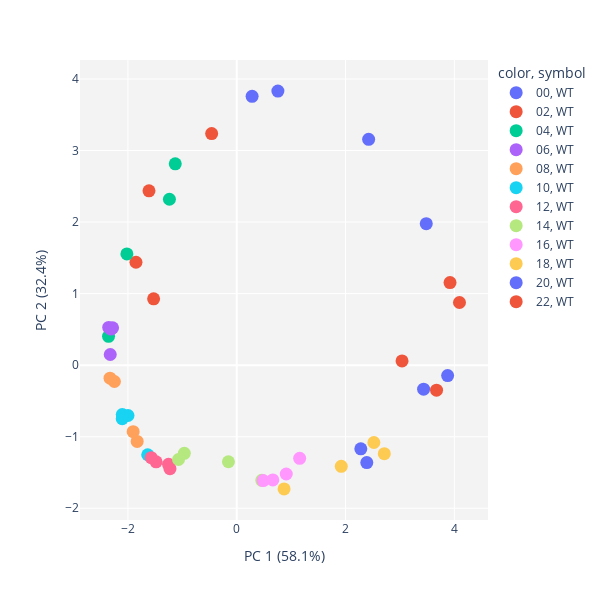
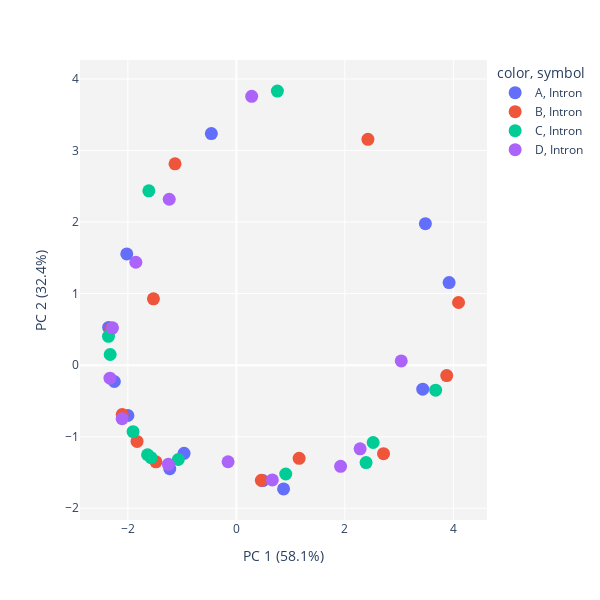
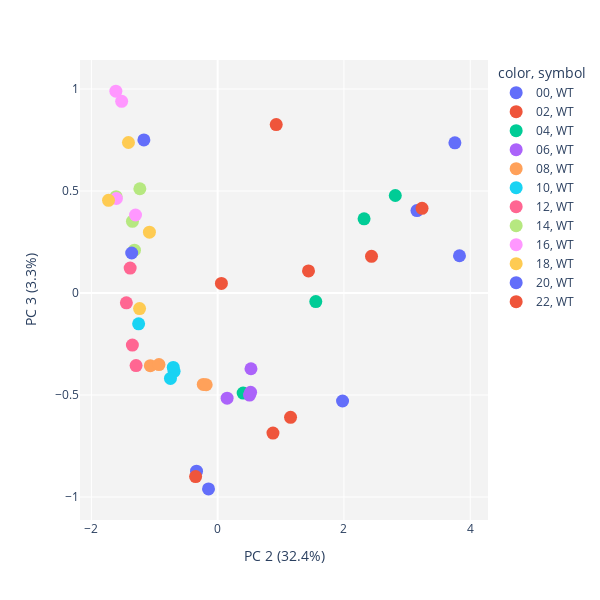
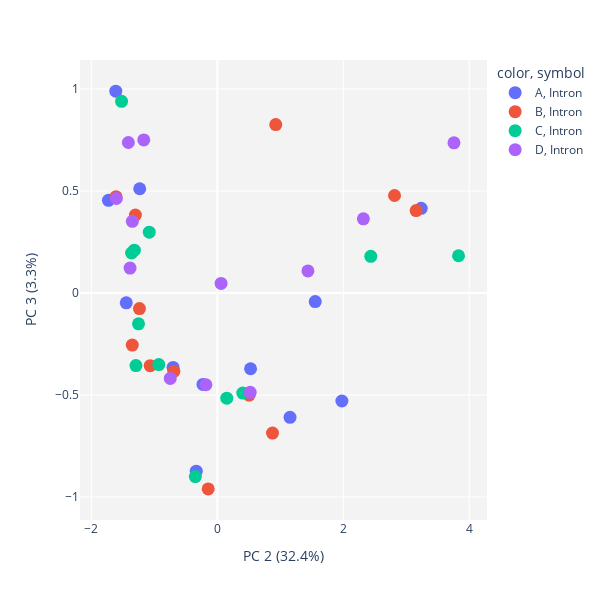

Notebook code for these charts, in order:
### Code cell
#Perform the PCA on introns
pca_introns = run_PCA(dat_intron, x_1=1, x_2=2, col='time', shape='condition', scale_d=True, log=False);
run_PCA(dat_intron, x_1=1, x_2=2, col='replicate', shape='feature', scale_d=True, log=False);

run_PCA(dat_intron, x_1=2, x_2=3, col='time', shape='condition', scale_d=True, log=False);
run_PCA(dat_intron, x_1=2, x_2=3, col='replicate', shape='feature', scale_d=True, log=False);

run_PCA(dat_intron, x_1=3, x_2=4, col='time', shape='condition', scale_d=True, log=False);
run_PCA(dat_intron, x_1=3, x_2=4, col='replicate', shape='feature', scale_d=True, log=False);

### Figure 1 — Plotly figure (JSON) as saved in the notebook; plotly's stock layout.template omitted (floating-point values rounded to 4 significant figures)
{"data": [{"hovertemplate": "color=00<br>symbol=WT<br>0=%{x}<br>1=%{y}<extra></extra>", "legendgroup": "00, WT", "marker": {"color": "#636efa", "size": 13, "symbol": "circle"}, "mode": "markers", "name": "00, WT", "orientation": "v", "showlegend": true, "type": "scatter", "x": [3.484, 2.424, 0.7563, 0.2822], "xaxis": "x", "y": [1.978, 3.157, 3.83, 3.757], "yaxis": "y"}, {"hovertemplate": "color=02<br>symbol=WT<br>0=%{x}<br>1=%{y}<extra></extra>", "legendgroup": "02, WT", "marker": {"color": "#EF553B", "size": 13, "symbol": "circle"}, "mode": "markers", "name": "02, WT", "orientation": "v", "showlegend": true, "type": "scatter", "x": [-0.4612, -1.528, -1.613, -1.852], "xaxis": "x", "y": [3.237, 0.9273, 2.437, 1.439], "yaxis": "y"}, {"hovertemplate": "color=04<br>symbol=WT<br>0=%{x}<br>1=%{y}<extra></extra>", "legendgroup": "04, WT", "marker": {"color": "#00cc96", "size": 13, "symbol": "circle"}, "mode": "markers", "name": "04, WT", "orientation": "v", "showlegend": true, "type": "scatter", "x": [-2.02, -1.13, -2.357, -1.238], "xaxis": "x", "y": [1.554, 2.813, 0.4036, 2.319], "yaxis": "y"}, {"hovertemplate": "color=06<br>symbol=WT<br>0=%{x}<br>1=%{y}<extra></extra>", "legendgroup": "06, WT", "marker": {"color": "#ab63fa", "size": 13, "symbol": "circle"}, "mode": "markers", "name": "06, WT", "orientation": "v", "showlegend": true, "type": "scatter", "x": [-2.354, -2.313, -2.326, -2.283], "xaxis": "x", "y": [0.5274, 0.5048, 0.1495, 0.5216], "yaxis": "y"}, {"hovertemplate": "color=08<br>symbol=WT<br>0=%{x}<br>1=%{y}<extra></extra>", "legendgroup": "08, WT", "marker": {"color": "#FFA15A", "size": 13, "symbol": "circle"}, "mode": "markers", "name": "08, WT", "orientation": "v", "showlegend": true, "type": "scatter", "x": [-2.249, -1.83, -1.904, -2.329], "xaxis": "x", "y": [-0.228, -1.066, -0.93, -0.182], "yaxis": "y"}, {"hovertemplate": "color=10<br>symbol=WT<br>0=%{x}<br>1=%{y}<extra></extra>", "legendgroup": "10, WT", "marker": {"color": "#19d3f3", "size": 13, "symbol": "circle"}, "mode": "markers", "name": "10, WT", "orientation": "v", "showlegend": true, "type": "scatter", "x": [-1.999, -2.104, -1.637, -2.105], "xaxis": "x", "y": [-0.7034, -0.6905, -1.252, -0.7477], "yaxis": "y"}, {"hovertemplate": "color=12<br>symbol=WT<br>0=%{x}<br>1=%{y}<extra></extra>", "legendgroup": "12, WT", "marker": {"color": "#FF6692", "size": 13, "symbol": "circle"}, "mode": "markers", "name": "12, WT", "orientation": "v", "showlegend": true, "type": "scatter", "x": [-1.228, -1.482, -1.572, -1.254], "xaxis": "x", "y": [-1.446, -1.351, -1.293, -1.386], "yaxis": "y"}, {"hovertemplate": "color=14<br>symbol=WT<br>0=%{x}<br>1=%{y}<extra></extra>", "legendgroup": "14, WT", "marker": {"color": "#B6E880", "size": 13, "symbol": "circle"}, "mode": "markers", "name": "14, WT", "orientation": "v", "showlegend": true, "type": "scatter", "x": [-0.9639, 0.4609, -1.07, -0.1528], "xaxis": "x", "y": [-1.233, -1.609, -1.318, -1.35], "yaxis": "y"}, {"hovertemplate": "color=16<br>symbol=WT<br>0=%{x}<br>1=%{y}<extra></extra>", "legendgroup": "16, WT", "marker": {"color": "#FF97FF", "size": 13, "symbol": "circle"}, "mode": "markers", "name": "16, WT", "orientation": "v", "showlegend": true, "type": "scatter", "x": [0.4853, 1.157, 0.9101, 0.6629], "xaxis": "x", "y": [-1.613, -1.301, -1.521, -1.604], "yaxis": "y"}, {"hovertemplate": "color=18<br>symbol=WT<br>0=%{x}<br>1=%{y}<extra></extra>", "legendgroup": "18, WT", "marker": {"color": "#FECB52", "size": 13, "symbol": "circle"}, "mode": "markers", "name": "18, WT", "orientation": "v", "showlegend": true, "type": "scatter", "x": [0.8701, 2.712, 2.521, 1.921], "xaxis": "x", "y": [-1.729, -1.237, -1.081, -1.413], "yaxis": "y"}, {"hovertemplate": "color=20<br>symbol=WT<br>0=%{x}<br>1=%{y}<extra></extra>", "legendgroup": "20, WT", "marker": {"color": "#636efa", "size": 13, "symbol": "circle"}, "mode": "markers", "name": "20, WT", "orientation": "v", "showlegend": true, "type": "scatter", "x": [3.435, 3.876, 2.39, 2.281], "xaxis": "x", "y": [-0.335, -0.1454, -1.362, -1.169], "yaxis": "y"}, {"hovertemplate": "color=22<br>symbol=WT<br>0=%{x}<br>1=%{y}<extra></extra>", "legendgroup": "22, WT", "marker": {"color": "#EF553B", "size": 13, "symbol": "circle"}, "mode": "markers", "name": "22, WT", "orientation": "v", "showlegend": true, "type": "scatter", "x": [3.921, 4.094, 3.672, 3.038], "xaxis": "x", "y": [1.154, 0.8759, -0.3492, 0.05914], "yaxis": "y"}], "layout": {"height": 600, "legend": {"title": {"text": "color, symbol"}, "tracegroupgap": 0}, "margin": {"t": 60}, "plot_bgcolor": "rgb(243,243,243)", "width": 600, "xaxis": {"anchor": "y", "domain": [0, 1], "title": {"text": "PC 1 (58.1%)"}}, "yaxis": {"anchor": "x", "domain": [0, 1], "title": {"text": "PC 2 (32.4%)"}}}}

### Figure 2 — Plotly figure (JSON) as saved in the notebook; plotly's stock layout.template omitted (floating-point values rounded to 4 significant figures)
{"data": [{"hovertemplate": "color=A<br>symbol=Intron<br>0=%{x}<br>1=%{y}<extra></extra>", "legendgroup": "A, Intron", "marker": {"color": "#636efa", "size": 13, "symbol": "circle"}, "mode": "markers", "name": "A, Intron", "orientation": "v", "showlegend": true, "type": "scatter", "x": [3.484, -0.4612, -2.02, -2.354, -2.249, -1.999, -1.228, -0.9639, 0.4853, 0.8701, 3.435, 3.921], "xaxis": "x", "y": [1.978, 3.237, 1.554, 0.5274, -0.228, -0.7034, -1.446, -1.233, -1.613, -1.729, -0.335, 1.154], "yaxis": "y"}, {"hovertemplate": "color=B<br>symbol=Intron<br>0=%{x}<br>1=%{y}<extra></extra>", "legendgroup": "B, Intron", "marker": {"color": "#EF553B", "size": 13, "symbol": "circle"}, "mode": "markers", "name": "B, Intron", "orientation": "v", "showlegend": true, "type": "scatter", "x": [2.424, -1.528, -1.13, -2.313, -1.83, -2.104, -1.482, 0.4609, 1.157, 2.712, 3.876, 4.094], "xaxis": "x", "y": [3.157, 0.9273, 2.813, 0.5048, -1.066, -0.6905, -1.351, -1.609, -1.301, -1.237, -0.1454, 0.8759], "yaxis": "y"}, {"hovertemplate": "color=C<br>symbol=Intron<br>0=%{x}<br>1=%{y}<extra></extra>", "legendgroup": "C, Intron", "marker": {"color": "#00cc96", "size": 13, "symbol": "circle"}, "mode": "markers", "name": "C, Intron", "orientation": "v", "showlegend": true, "type": "scatter", "x": [0.7563, -1.613, -2.357, -2.326, -1.904, -1.637, -1.572, -1.07, 0.9101, 2.521, 2.39, 3.672], "xaxis": "x", "y": [3.83, 2.437, 0.4036, 0.1495, -0.93, -1.252, -1.293, -1.318, -1.521, -1.081, -1.362, -0.3492], "yaxis": "y"}, {"hovertemplate": "color=D<br>symbol=Intron<br>0=%{x}<br>1=%{y}<extra></extra>", "legendgroup": "D, Intron", "marker": {"color": "#ab63fa", "size": 13, "symbol": "circle"}, "mode": "markers", "name": "D, Intron", "orientation": "v", "showlegend": true, "type": "scatter", "x": [0.2822, -1.852, -1.238, -2.283, -2.329, -2.105, -1.254, -0.1528, 0.6629, 1.921, 2.281, 3.038], "xaxis": "x", "y": [3.757, 1.439, 2.319, 0.5216, -0.182, -0.7477, -1.386, -1.35, -1.604, -1.413, -1.169, 0.05914], "yaxis": "y"}], "layout": {"height": 600, "legend": {"title": {"text": "color, symbol"}, "tracegroupgap": 0}, "margin": {"t": 60}, "plot_bgcolor": "rgb(243,243,243)", "width": 600, "xaxis": {"anchor": "y", "domain": [0, 1], "title": {"text": "PC 1 (58.1%)"}}, "yaxis": {"anchor": "x", "domain": [0, 1], "title": {"text": "PC 2 (32.4%)"}}}}

### Figure 3 — Plotly figure (JSON) as saved in the notebook; plotly's stock layout.template omitted (floating-point values rounded to 4 significant figures)
{"data": [{"hovertemplate": "color=00<br>symbol=WT<br>1=%{x}<br>2=%{y}<extra></extra>", "legendgroup": "00, WT", "marker": {"color": "#636efa", "size": 13, "symbol": "circle"}, "mode": "markers", "name": "00, WT", "orientation": "v", "showlegend": true, "type": "scatter", "x": [1.978, 3.157, 3.83, 3.757], "xaxis": "x", "y": [-0.5292, 0.4043, 0.1828, 0.7362], "yaxis": "y"}, {"hovertemplate": "color=02<br>symbol=WT<br>1=%{x}<br>2=%{y}<extra></extra>", "legendgroup": "02, WT", "marker": {"color": "#EF553B", "size": 13, "symbol": "circle"}, "mode": "markers", "name": "02, WT", "orientation": "v", "showlegend": true, "type": "scatter", "x": [3.237, 0.9273, 2.437, 1.439], "xaxis": "x", "y": [0.415, 0.8255, 0.1798, 0.1084], "yaxis": "y"}, {"hovertemplate": "color=04<br>symbol=WT<br>1=%{x}<br>2=%{y}<extra></extra>", "legendgroup": "04, WT", "marker": {"color": "#00cc96", "size": 13, "symbol": "circle"}, "mode": "markers", "name": "04, WT", "orientation": "v", "showlegend": true, "type": "scatter", "x": [1.554, 2.813, 0.4036, 2.319], "xaxis": "x", "y": [-0.04166, 0.4781, -0.4905, 0.3636], "yaxis": "y"}, {"hovertemplate": "color=06<br>symbol=WT<br>1=%{x}<br>2=%{y}<extra></extra>", "legendgroup": "06, WT", "marker": {"color": "#ab63fa", "size": 13, "symbol": "circle"}, "mode": "markers", "name": "06, WT", "orientation": "v", "showlegend": true, "type": "scatter", "x": [0.5274, 0.5048, 0.1495, 0.5216], "xaxis": "x", "y": [-0.371, -0.5003, -0.5156, -0.4865], "yaxis": "y"}, {"hovertemplate": "color=08<br>symbol=WT<br>1=%{x}<br>2=%{y}<extra></extra>", "legendgroup": "08, WT", "marker": {"color": "#FFA15A", "size": 13, "symbol": "circle"}, "mode": "markers", "name": "08, WT", "orientation": "v", "showlegend": true, "type": "scatter", "x": [-0.228, -1.066, -0.93, -0.182], "xaxis": "x", "y": [-0.4478, -0.3559, -0.3507, -0.4496], "yaxis": "y"}, {"hovertemplate": "color=10<br>symbol=WT<br>1=%{x}<br>2=%{y}<extra></extra>", "legendgroup": "10, WT", "marker": {"color": "#19d3f3", "size": 13, "symbol": "circle"}, "mode": "markers", "name": "10, WT", "orientation": "v", "showlegend": true, "type": "scatter", "x": [-0.7034, -0.6905, -1.252, -0.7477], "xaxis": "x", "y": [-0.3645, -0.3837, -0.151, -0.4187], "yaxis": "y"}, {"hovertemplate": "color=12<br>symbol=WT<br>1=%{x}<br>2=%{y}<extra></extra>", "legendgroup": "12, WT", "marker": {"color": "#FF6692", "size": 13, "symbol": "circle"}, "mode": "markers", "name": "12, WT", "orientation": "v", "showlegend": true, "type": "scatter", "x": [-1.446, -1.351, -1.293, -1.386], "xaxis": "x", "y": [-0.04819, -0.255, -0.3557, 0.1223], "yaxis": "y"}, {"hovertemplate": "color=14<br>symbol=WT<br>1=%{x}<br>2=%{y}<extra></extra>", "legendgroup": "14, WT", "marker": {"color": "#B6E880", "size": 13, "symbol": "circle"}, "mode": "markers", "name": "14, WT", "orientation": "v", "showlegend": true, "type": "scatter", "x": [-1.233, -1.609, -1.318, -1.35], "xaxis": "x", "y": [0.5111, 0.4721, 0.21, 0.3515], "yaxis": "y"}, {"hovertemplate": "color=16<br>symbol=WT<br>1=%{x}<br>2=%{y}<extra></extra>", "legendgroup": "16, WT", "marker": {"color": "#FF97FF", "size": 13, "symbol": "circle"}, "mode": "markers", "name": "16, WT", "orientation": "v", "showlegend": true, "type": "scatter", "x": [-1.613, -1.301, -1.521, -1.604], "xaxis": "x", "y": [0.9897, 0.3826, 0.9395, 0.4634], "yaxis": "y"}, {"hovertemplate": "color=18<br>symbol=WT<br>1=%{x}<br>2=%{y}<extra></extra>", "legendgroup": "18, WT", "marker": {"color": "#FECB52", "size": 13, "symbol": "circle"}, "mode": "markers", "name": "18, WT", "orientation": "v", "showlegend": true, "type": "scatter", "x": [-1.729, -1.237, -1.081, -1.413], "xaxis": "x", "y": [0.4544, -0.07621, 0.2981, 0.7378], "yaxis": "y"}, {"hovertemplate": "color=20<br>symbol=WT<br>1=%{x}<br>2=%{y}<extra></extra>", "legendgroup": "20, WT", "marker": {"color": "#636efa", "size": 13, "symbol": "circle"}, "mode": "markers", "name": "20, WT", "orientation": "v", "showlegend": true, "type": "scatter", "x": [-0.335, -0.1454, -1.362, -1.169], "xaxis": "x", "y": [-0.8729, -0.9599, 0.1963, 0.7505], "yaxis": "y"}, {"hovertemplate": "color=22<br>symbol=WT<br>1=%{x}<br>2=%{y}<extra></extra>", "legendgroup": "22, WT", "marker": {"color": "#EF553B", "size": 13, "symbol": "circle"}, "mode": "markers", "name": "22, WT", "orientation": "v", "showlegend": true, "type": "scatter", "x": [1.154, 0.8759, -0.3492, 0.05914], "xaxis": "x", "y": [-0.6093, -0.6866, -0.8996, 0.04706], "yaxis": "y"}], "layout": {"height": 600, "legend": {"title": {"text": "color, symbol"}, "tracegroupgap": 0}, "margin": {"t": 60}, "plot_bgcolor": "rgb(243,243,243)", "width": 600, "xaxis": {"anchor": "y", "domain": [0, 1], "title": {"text": "PC 2 (32.4%)"}}, "yaxis": {"anchor": "x", "domain": [0, 1], "title": {"text": "PC 3 (3.3%)"}}}}

### Figure 4 — Plotly figure (JSON) as saved in the notebook; plotly's stock layout.template omitted (floating-point values rounded to 4 significant figures)
{"data": [{"hovertemplate": "color=A<br>symbol=Intron<br>1=%{x}<br>2=%{y}<extra></extra>", "legendgroup": "A, Intron", "marker": {"color": "#636efa", "size": 13, "symbol": "circle"}, "mode": "markers", "name": "A, Intron", "orientation": "v", "showlegend": true, "type": "scatter", "x": [1.978, 3.237, 1.554, 0.5274, -0.228, -0.7034, -1.446, -1.233, -1.613, -1.729, -0.335, 1.154], "xaxis": "x", "y": [-0.5292, 0.415, -0.04166, -0.371, -0.4478, -0.3645, -0.04819, 0.5111, 0.9897, 0.4544, -0.8729, -0.6093], "yaxis": "y"}, {"hovertemplate": "color=B<br>symbol=Intron<br>1=%{x}<br>2=%{y}<extra></extra>", "legendgroup": "B, Intron", "marker": {"color": "#EF553B", "size": 13, "symbol": "circle"}, "mode": "markers", "name": "B, Intron", "orientation": "v", "showlegend": true, "type": "scatter", "x": [3.157, 0.9273, 2.813, 0.5048, -1.066, -0.6905, -1.351, -1.609, -1.301, -1.237, -0.1454, 0.8759], "xaxis": "x", "y": [0.4043, 0.8255, 0.4781, -0.5003, -0.3559, -0.3837, -0.255, 0.4721, 0.3826, -0.07621, -0.9599, -0.6866], "yaxis": "y"}, {"hovertemplate": "color=C<br>symbol=Intron<br>1=%{x}<br>2=%{y}<extra></extra>", "legendgroup": "C, Intron", "marker": {"color": "#00cc96", "size": 13, "symbol": "circle"}, "mode": "markers", "name": "C, Intron", "orientation": "v", "showlegend": true, "type": "scatter", "x": [3.83, 2.437, 0.4036, 0.1495, -0.93, -1.252, -1.293, -1.318, -1.521, -1.081, -1.362, -0.3492], "xaxis": "x", "y": [0.1828, 0.1798, -0.4905, -0.5156, -0.3507, -0.151, -0.3557, 0.21, 0.9395, 0.2981, 0.1963, -0.8996], "yaxis": "y"}, {"hovertemplate": "color=D<br>symbol=Intron<br>1=%{x}<br>2=%{y}<extra></extra>", "legendgroup": "D, Intron", "marker": {"color": "#ab63fa", "size": 13, "symbol": "circle"}, "mode": "markers", "name": "D, Intron", "orientation": "v", "showlegend": true, "type": "scatter", "x": [3.757, 1.439, 2.319, 0.5216, -0.182, -0.7477, -1.386, -1.35, -1.604, -1.413, -1.169, 0.05914], "xaxis": "x", "y": [0.7362, 0.1084, 0.3636, -0.4865, -0.4496, -0.4187, 0.1223, 0.3515, 0.4634, 0.7378, 0.7505, 0.04706], "yaxis": "y"}], "layout": {"height": 600, "legend": {"title": {"text": "color, symbol"}, "tracegroupgap": 0}, "margin": {"t": 60}, "plot_bgcolor": "rgb(243,243,243)", "width": 600, "xaxis": {"anchor": "y", "domain": [0, 1], "title": {"text": "PC 2 (32.4%)"}}, "yaxis": {"anchor": "x", "domain": [0, 1], "title": {"text": "PC 3 (3.3%)"}}}}
